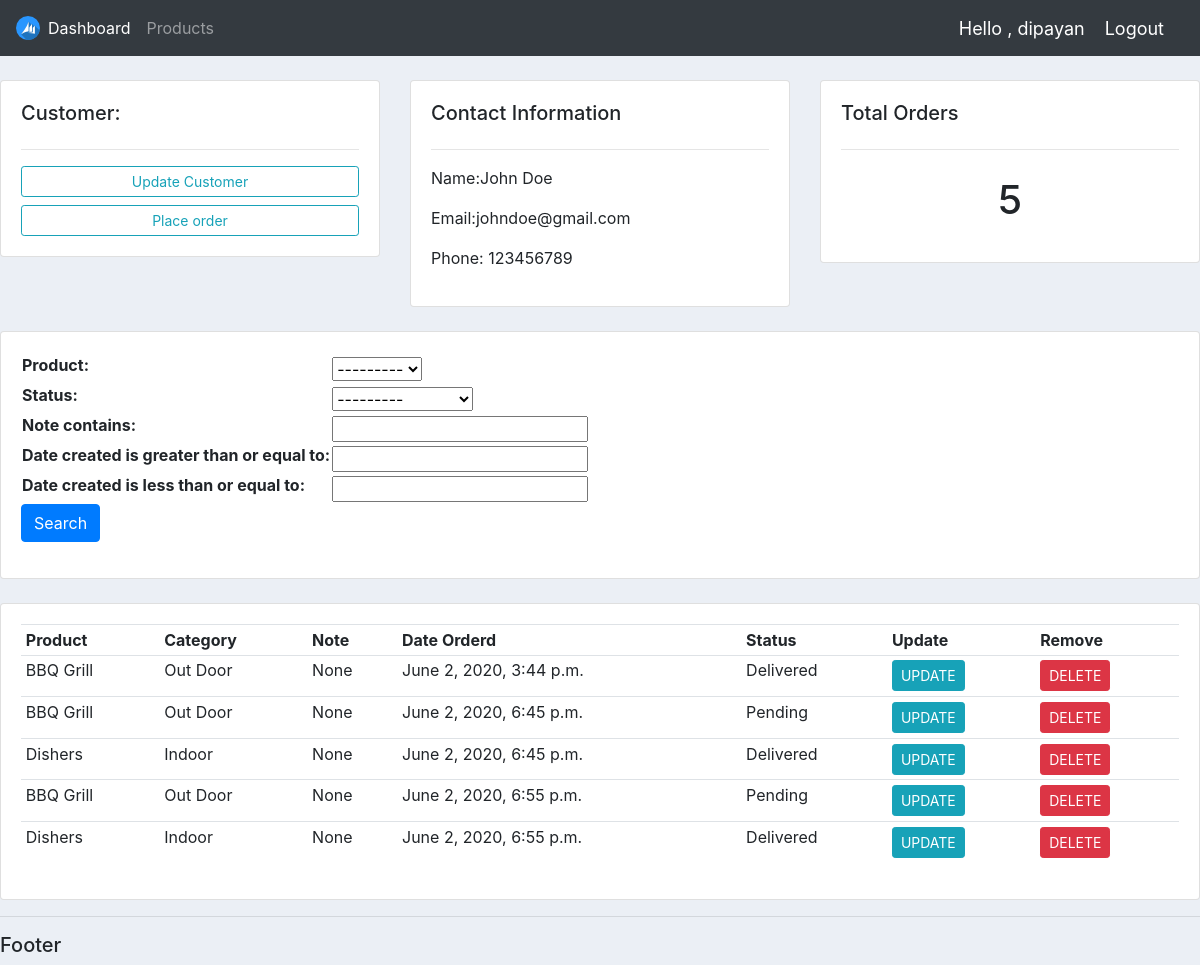
/customer/1/ (signed in), run on an earlier commit of the app's database.
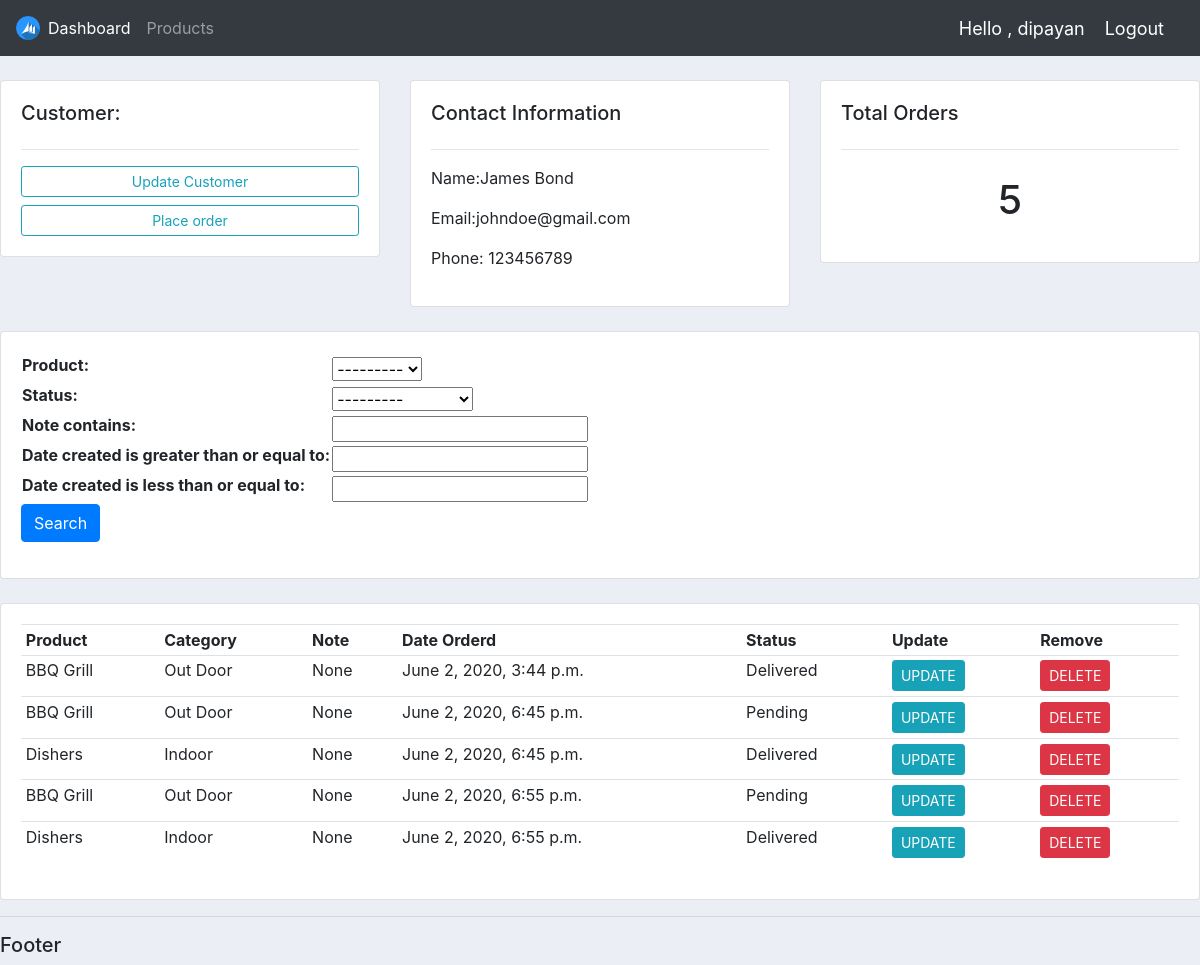
And on a later commit of the database.
### accounts/models.py (models this page shows, shortened)
class Customer(models.Model):
    user    = models.OneToOneField(User,null=True,on_delete=models.CASCADE)
    name    = models.CharField(max_length=200,null=True)
    phone   = models.CharField(max_length=200,null=True)
    email   = models.CharField(max_length=200,null=True)
    profile_pic = models.ImageField(null=True,blank=True)
    date_created = models.DateTimeField(auto_now_add=True)

class Order(models.Model):
    STATUS = (
            ('Pending','Pending'),
            ('Out for Delivery','Out for Delivery'),
            ('Delivered','Delivered'),
            )
    customer = models.ForeignKey(Customer,null=True,on_delete=models.SET_NULL)
    product  = models.ForeignKey(Product,null=True,on_delete=models.SET_NULL)
    date_created = models.DateTimeField(auto_now_add=True,null=True)
    status       = models.CharField(max_length=200,null=True,choices=STATUS)
    note         = models.CharField(max_length=1000,null=True)

class Product(models.Model):
    CATEGORY = (
            ('Indoor','Indoor'),
            ('Out Door','Out Door'),
            )
    name        = models.CharField(max_length=200,null=True)
    price       = models.FloatField(null=True)
    category    = models.CharField(max_length=200,null=True,choices=CATEGORY)
    description = models.CharField(max_length=200,null=True,blank=True)
    date_created= models.DateTimeField(auto_now_add=True,null=True)
    tags = models.ManyToManyField(Tag)
    def __str__(self):
        return self.name

### accounts/decorators.py (the view)
        def wrapper_func(request,*args,**kwargs):
            group = None
            if request.user.groups.exists():
                group = request.user.groups.all()[0].name
            if group in allowed_roles:
                return view_func(request,*args,**kwargs)
            else:
                return HttpResponse('You are not authorized to view this page!')

### accounts/views.py (called while the page is built)
@login_required(login_url='login')
@allowed_user(allowed_roles=['admin'])
def customer(request,pk_test):
    customer = Customer.objects.get(id=pk_test)
    orders = customer.order_set.all()
    order_count = orders.count()
    myFilter = OrderFilter(request.GET,queryset=orders)
    orders = myFilter.qs
    context = {'customer':customer,'orders':orders,'order_count':order_count,'myFilter':myFilter}
    template_name = 'accounts/customer.html'
    return render(request,template_name,context)

### accounts/templates/accounts/customer.html
{% extends 'accounts/main.html' %}
{% block content %}
<br>
<div class="row">
	<div class="col-md">
		<div class="card card-body">
			<h5>Customer:</h5>
			<hr>
			<a class="btn btn-outline-info  btn-sm btn-block" href="">Update Customer</a>
			<a class="btn btn-outline-info  btn-sm btn-block" href="{% url 'create_order' customer.id %}">Place order</a>
		</div>
	</div>
	<div class="col-md">
		<div class="card card-body">
			<h5>Contact Information</h5>
			<hr>
			<P>Name:{{ customer.name }}</P>
			<p>Email:{{ customer.email }} </p>
			<p>Phone: {{ customer.phone }}</p>
		</div>
	</div>
	<div class="col-md">
		<div class="card card-body">
			<h5>Total Orders</h5>
			<hr>
			<h1 style="text-align: center;padding: 10px">{{order_count}}</h1>
		</div>
	</div>
</div>
<br>
<div class="row">
	<div class="col">
		<div class="card card-body">
			<form method="get">
				<table>
					<th>
						<td>
							{{ myFilter.form }}
						</td>
					</th>
				</table>
		    <button class="btn btn-primary" type="submit">Search</button>
		  </form>
		</div>
	</div>
</div>
<br>
<div class="row">
	<div class="col-md">
		<div class="card card-body">
			<table class="table table-sm">
				<tr>
					<th>Product</th>
					<th>Category</th>
					<th>Note</th>
					<th>Date Orderd</th>
					<th>Status</th>
					<th>Update</th>
					<th>Remove</th>
				</tr>
				{% for order in orders %}
					<tr>
						<td>{{order.product}}</td>
						<td>{{order.product.category}}</td>
						<td>{{order.note}}</td>
						<td>{{order.date_created}}</td>
						<td>{{order.status}}</td>
						<td><a class="btn btn-sm btn-info" href="">UPDATE</a></td>
						<td><a class="btn btn-sm btn-danger" href="">DELETE</a></td>
					</tr>
				{% endfor %}
			</table>
		</div>
	</div>
</div>
{% endblock %}

### accounts/templates/accounts/main.html (shortened to what this page needs)
{% load static %}
<html>
    <head>
        <link rel="stylesheet" href="https://maxcdn.bootstrapcdn.com/bootstrap/4.0.0/css/bootstrap.min.css">
        <link rel="stylesheet" type="text/css" href="{% static '/css/main.css' %}">
    </head>
    <body>
        {% include 'accounts/navbar.html'%}
        {% block content %}
        {% endblock %}
        <hr>
        <h5>Footer</h5>
    </body>
</html>

### accounts/templates/accounts/navbar.html (shortened to what this page needs)
{% load static %}
<nav class="navbar navbar-expand-lg navbar-dark bg-dark">
    <img src="{% static 'images/crm.png' %}">
    <div class="collapse navbar-collapse" id="navbarNav">
      <ul class="navbar-nav">
        {% if request.user.is_staff %}
          <li class="nav-item active">
            <a class="nav-link" href="{% url 'home' %}">Dashboard </a>
          </li>
          <li class="nav-item">
            <a class="nav-link" href="{% url 'products' %}">Products</a>
          </li>
          {% else%}
          <li class="nav-item">
            <a class="nav-link" href="{% url 'settings' %}">Settings</a>
          </li>
        {% endif %}
      </ul>
    </div>
    <span class="hello-msg" style="text-align: left;">Hello , {{ request.user }}</span>
    <span><a class="hello-msg" href="{% url 'logout' %}">Logout</a></span>
  </nav>

### static/css/main.css (style rules this page uses)
body { background-color:#ebeff5; }

### accounts/templates/accounts/navbar.html (style rules this page uses)
.hello-msg { font-size: 18px; color: #fff; margin-right: 20px; }

What changed in the data, as far as the page shows it:
changed Customer "johndoe@gmail.com": name "John Doe" → "James Bond"
